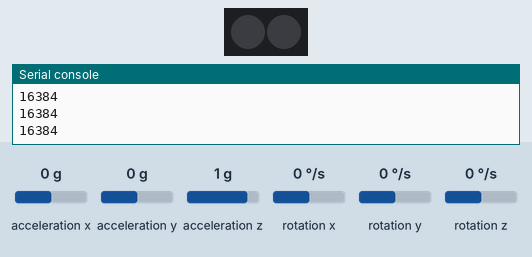
This program was run on a simulated MicroPython board. On the bench: 2 RGB LEDs in strip order, left to right, the last lines printed to the serial console. Inputs (shaded band) come from the test bench; at power-on: acceleration z 1 g, acceleration x 0 g, acceleration y 0 g, rotation x 0 °/s, rotation y 0 °/s, rotation z 0 °/s. Dim RGB values are drawn brighter than linear; library files of the repository ran but are not shown: mpu6050.py.

Above: at 1.2 s.
1.3 s: acceleration z set to -1.4 g
At 2.5 s:
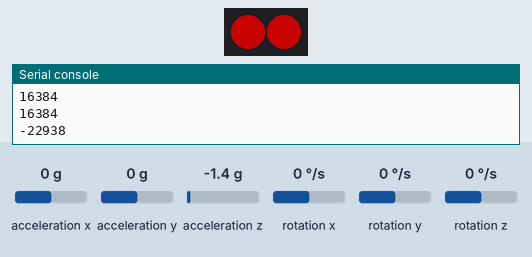
2.8 s: acceleration z set to -0.8 g
At 4.4 s:
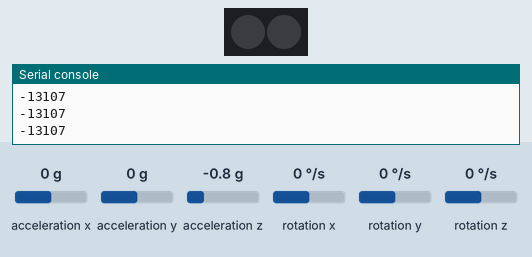
Timing chart, 0 to 5.9 s (numbered marks = the images above; inputs shaded):
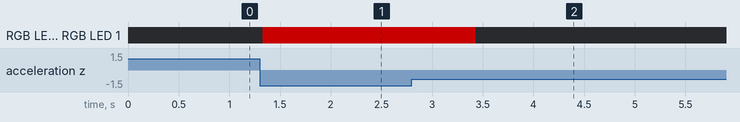

Measured:
- after the input at 1.3 s, RGB LED 0, RGB LED 1: off → RGB(100, 0, 0) at once
- after the input at 2.8 s, RGB LED 0, RGB LED 1: RGB(100, 0, 0) → off after 0.63 s

The program:

main_simple_imu.py
```python
from mpu6050 import MPU6050
from time import sleep
from machine import Pin, I2C
from neopixel import NeoPixel

n = 2
np = NeoPixel(Pin(26, Pin.OUT), n)

i2c = I2C(0)
imu = MPU6050(i2c)

def set_color(r, g, b):
    for i in range(n):
        np[i] = (r, g, b)
    np.write()

while True:
    values = imu.get_values()
    if  values["acceleration z"] < -15000:
        set_color(100, 0, 0)
        sleep(1)
    else:
        set_color(0, 0, 0)
    print(values["acceleration z"])
    sleep(0.05)
    
```
